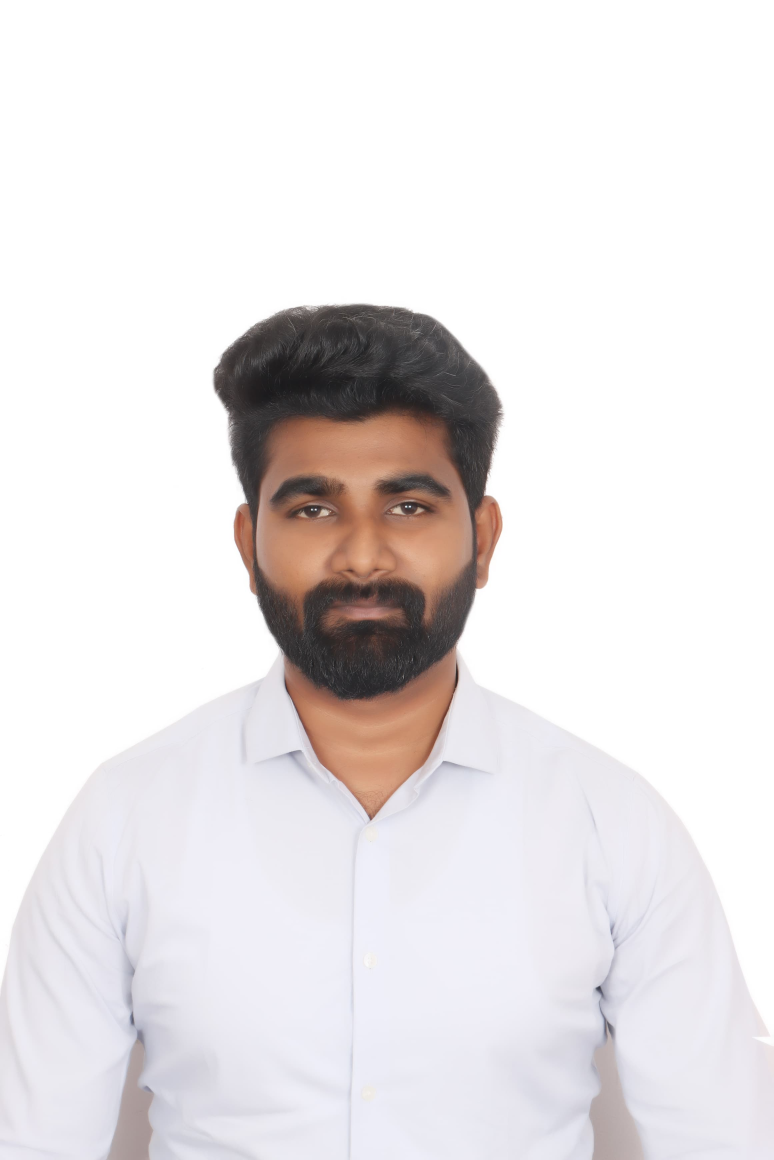
#> input picture opencv/demoimages/Prem_picture.jpg, 2320 x 3480 px, found by its file name (shown at 1/3 size)
$ python houghline.py
#> lines starting #> are read from the running program, lines starting #| are printed output that depends on the picture; after the words box and inside, x2 and y2 are one past the last pixel; in counts of white or black regions, pixels touching at a corner belong together
import os
import cv2
import numpy as np
import matplotlib.pyplot as plt
def houghLineTransform():
    root = os.getcwd()
    imgPath = os.path.join(root, 'demoimages//Prem_picture.JPG')
    img = cv2.imread(imgPath,   cv2.IMREAD_GRAYSCALE)
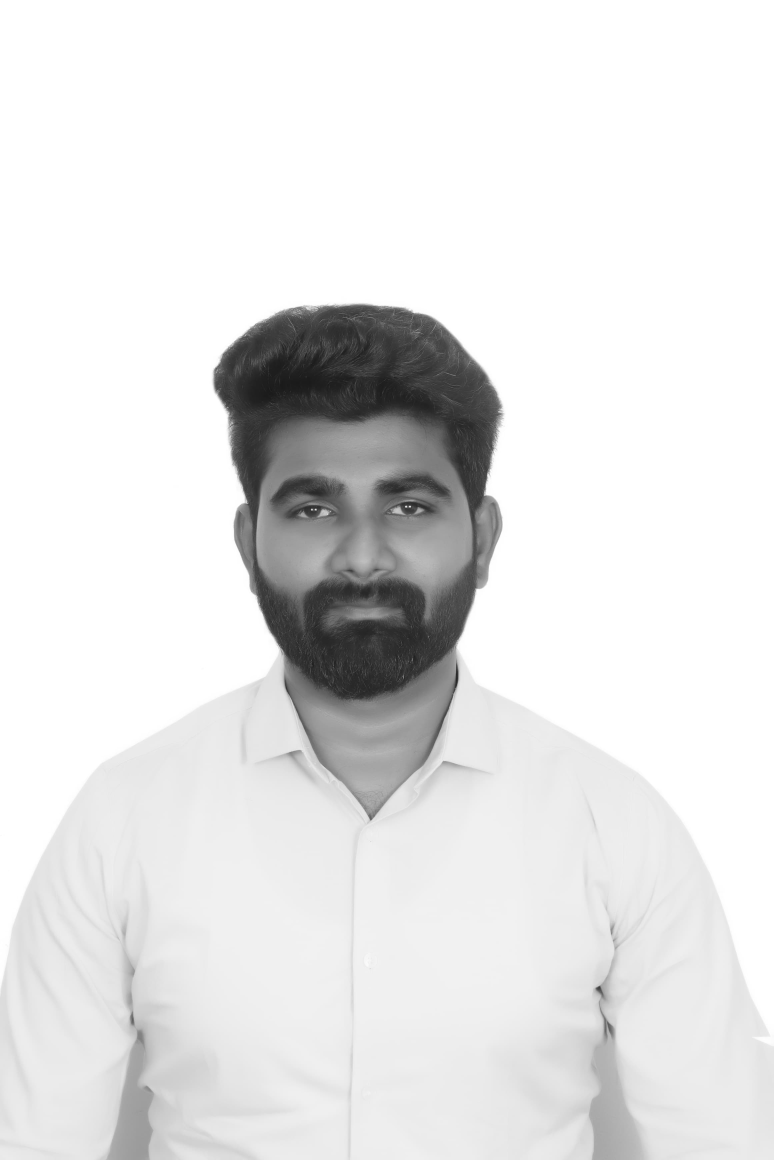
#> img: shape (3480, 2320) (shown at 1/3 size); min 15, max 255, mean 229.1
    imgBlur= cv2.GaussianBlur(img, (21, 21), 3)
    Cannyedges = cv2.Canny(imgBlur, 50, 180)
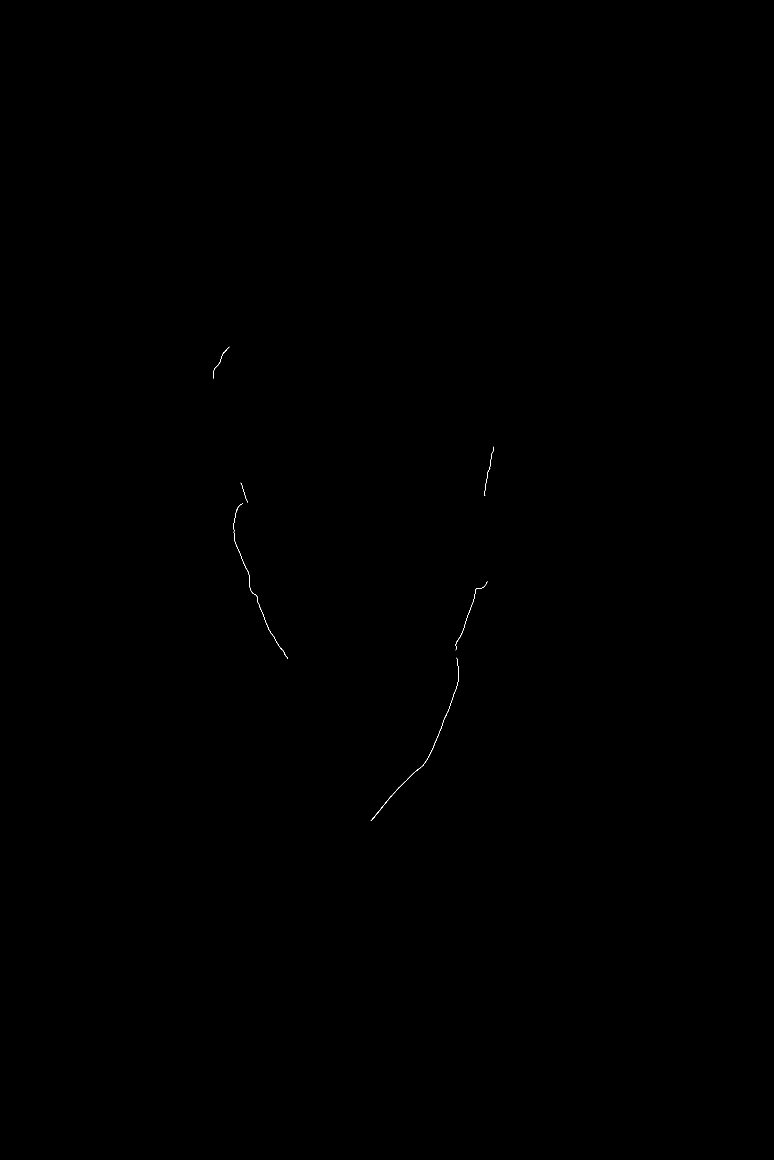
#> Cannyedges: shape (3480, 2320) (shown at 1/3 size); 0.02% white in thin lines or dots, all inside (x1, y1, x2, y2) = (639, 1040, 1482, 2462)
    plt.figure()
    plt.subplot(141)
    plt.imshow(img)
    plt.subplot(142)
    plt.imshow(imgBlur)
    plt.subplot(143)
    plt.imshow(Cannyedges)

    distResol=1
    angleResol=np.pi/180
    threshold=100
    lines= cv2.HoughLines(Cannyedges, distResol, angleResol, threshold)
#> lines = [[2517, 0.785]]
    k=3000
    for curline in lines:
        rho, theta = curline[0]
#> this loop made 1 pass
    dhat=np.array([[np.cos(theta)],[np.sin(theta)]])
#> dhat = [0.707, 0.707]
    d=rho*dhat
#> d = [1779.8, 1779.8]
    lhat=np.array([[-np.sin(theta)],[np.cos(theta)]])
#> lhat = [-0.707, 0.707]
    p1=d-k*lhat
#> p1 = [3901.1, -341.5]
    p2=d+k*lhat
#> p2 = [-341.5, 3901.1]
    p1=p1.astype(int)
#> p1 = [3901, -341]
    p2=p2.astype(int)
#> p2 = [-341, 3901]
    cv2.line(img,(p1[0][0], p1[1][0]), (p2[0][0], p2[1][0]), (255,255,255),10)
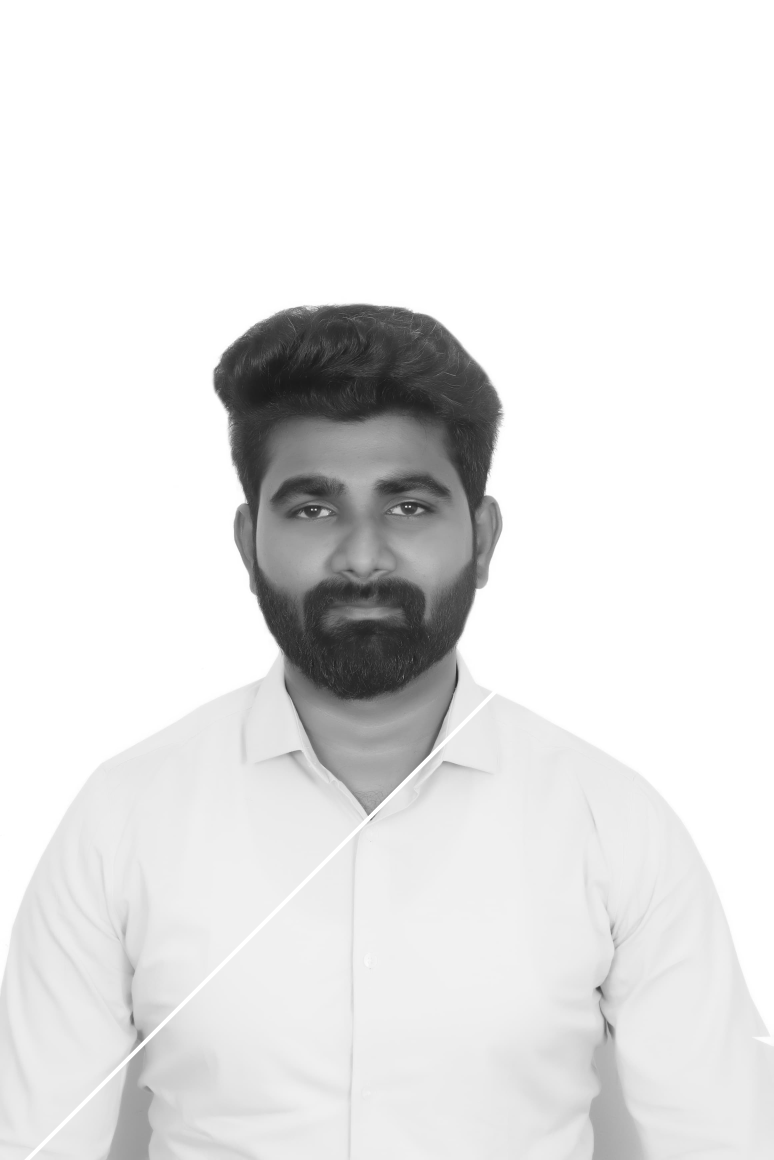
#> img: shape (3480, 2320) (shown at 1/3 size); 0.3% of pixels changed, all inside (x1, y1, x2, y2) = (73, 2065, 1494, 3480)
    plt.subplot(144)
    plt.imshow(img)


    plt.show()
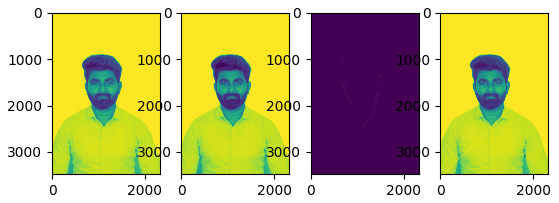
#> figure drawn by matplotlib, 4 panels
if __name__ == "__main__":
    houghLineTransform()

$ run again, with opencv/demoimages/10104782.jpg copied over opencv/demoimages/Prem_picture.jpg
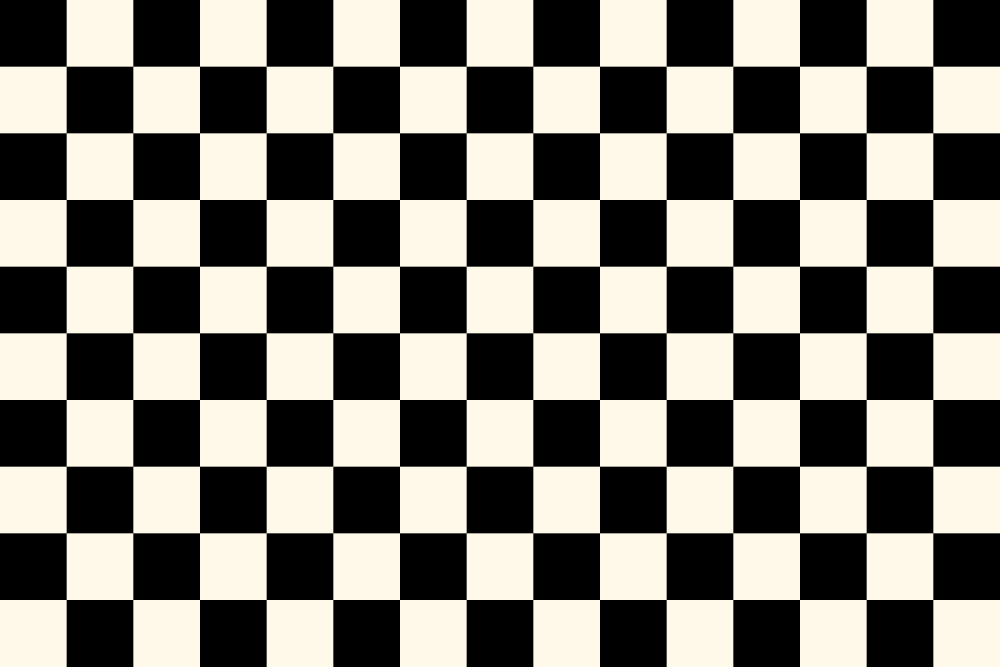
#> input picture opencv/demoimages/10104782.jpg, 3000 x 2000 px, found by its file name (shown at 1/3 size)
#> in houghLineTransform, `Cannyedges = cv2.Canny(imgBlur, 50, 180)`:
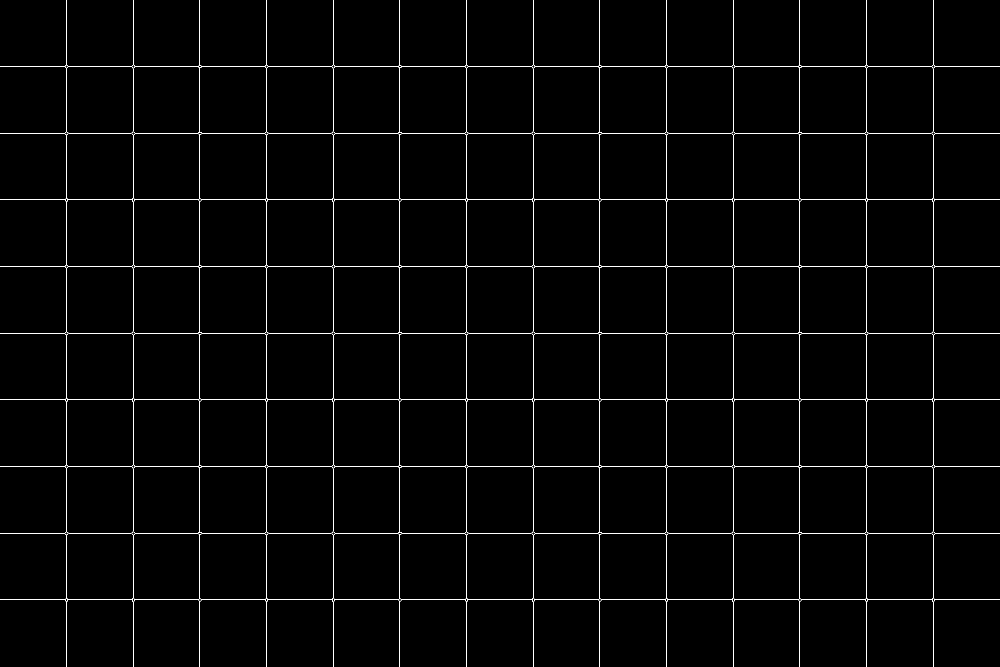
#> Cannyedges: shape (2000, 3000) (shown at 1/3 size); 0.93% white in thin lines or dots
#> lines = 23 rows, first 8: [199, 1.57], [399, 1.57], [599, 1.57], [799, 1.57], [999, 1.57], [1199, 1.57], [1399, 1.57], [1599, 1.57]
#> the loop in houghLineTransform, `for curline in lines:` made 23 passes
#> dhat = [1, 0]
#> d = [2799, 0]
#> lhat = [0, 1]
#> p1 = [2799, -3000]
#> p2 = [2799, 3000]
#> in houghLineTransform, `plt.show()`:
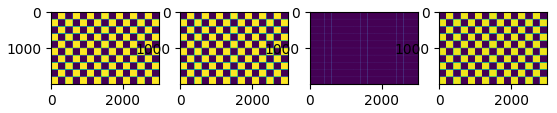
#> figure drawn by matplotlib, 4 panels
